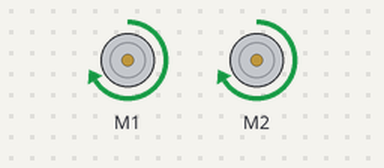
Recording of a sketch running on a simulated Raspberry Pi Pico. On the bench: 2 × DC motor (green arrow = forward, orange = backward, longer = faster).

Above: at 1.0 s.
Timing chart, 0 to 5.8 s (numbered marks = the images above):
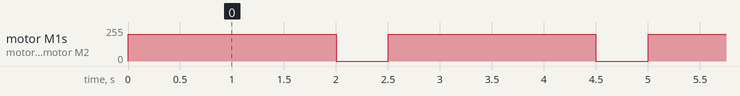

The sketch:

adafruit_motorshield_v2.ino
```cpp
// snippet: adafruit_motorshield_v2
// tags: motor, adafruit, motorshield, shield, pca9685, i2c, dc, stepper
// boards: avr, esp32, megaavr, nano33iot, romi32u4, rp2040
// library: Adafruit Motor Shield V2 Library
// description: DC and stepper motor control with Adafruit Motor Shield V2 (I2C PCA9685)
// prompts: Adafruit motor shield v2, PCA9685 I2C motor, DC stepper motor shield, Arduino motor shield, Adafruit motorshield
// exact-include: Wire.h, Adafruit_MotorShield.h

#include <Wire.h>
#include <Adafruit_MotorShield.h>

Adafruit_MotorShield shield;
Adafruit_DCMotor *dc1 = shield.getMotor(1);
Adafruit_DCMotor *dc2 = shield.getMotor(2);

void setup() {
  Serial.begin(9600);
  shield.begin();
  dc1->setSpeed(200);
  dc2->setSpeed(200);
}

void loop() {
  dc1->run(FORWARD);
  dc2->run(FORWARD);
  delay(2000);
  dc1->run(RELEASE);
  dc2->run(RELEASE);
  delay(500);
}
```

Measured:
- by itself, motor M1, motor M2: alternates forward 200/255 for 2.0 s and stopped for 0.50 s
